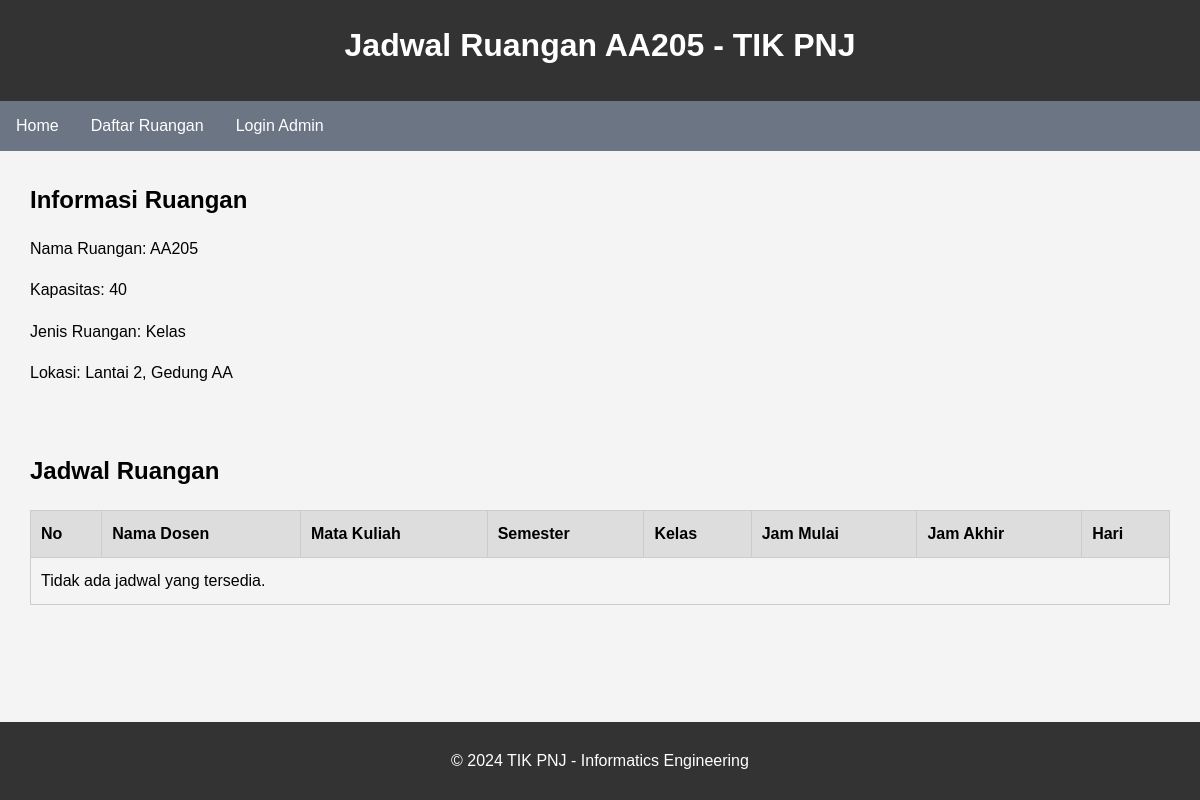
Before: /jadwal.php?ruangan=AA205 with the older database file.
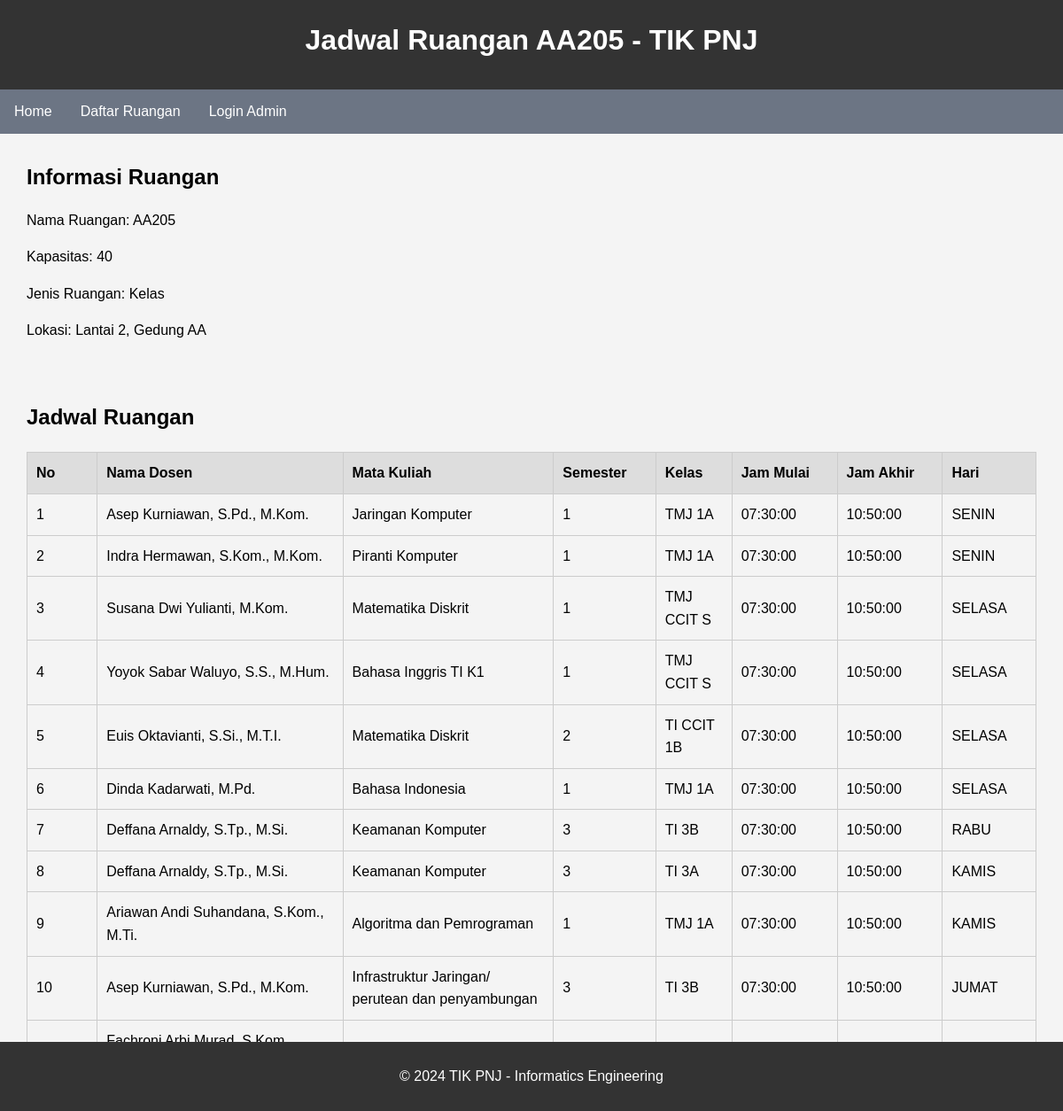
After: the same page with the newer database file.
### tables this page shows
CREATE TABLE `ruangan` (
  `ruangan_id` int(11) NOT NULL,
  `nama_ruangan` varchar(10) NOT NULL,
  `kapasitas` int(11) NOT NULL,
  `jenis_ruangan` varchar(50) DEFAULT NULL,
  `lokasi` varchar(100) DEFAULT NULL
);

CREATE TABLE `jadwal` (
  `jadwal_id` int(11) NOT NULL,
  `ruangan_id` int(11) DEFAULT NULL,
  `nama_dosen` varchar(100) DEFAULT NULL,
  `nama_mata_kuliah` varchar(100) DEFAULT NULL,
  `smt` varchar(10) DEFAULT NULL,
  `kelas` varchar(10) DEFAULT NULL,
  `jam_mulai` time DEFAULT NULL,
  `jam_akhir` time DEFAULT NULL,
  `hari` varchar(10) DEFAULT NULL
);

### jadwal.php (the view, shortened to what this page needs)
<?php
include 'connection.php';
$namaRuangan = isset($_GET['ruangan']) ? $_GET['ruangan'] : 'AA204';
$sqlRuangan = "SELECT * FROM ruangan WHERE nama_ruangan = '{$namaRuangan}'";
$resultRuangan = $conn->query($sqlRuangan);
$ruangan = ($resultRuangan && $resultRuangan->num_rows > 0) ? $resultRuangan->fetch_assoc() : null;
$sqlJadwal = "SELECT j.*, r.nama_ruangan FROM jadwal j JOIN ruangan r ON j.ruangan_id = r.ruangan_id WHERE r.nama_ruangan = '{$namaRuangan}' ORDER BY j.hari DESC, j.jam_mulai";
$resultJadwal = $conn->query($sqlJadwal);
?>
<!DOCTYPE html>
<html lang="id">
<head>
    <link rel="stylesheet" href="styles.css">
</head>
<body>
    <header>
        <h1>Jadwal Ruangan <?= htmlspecialchars($namaRuangan); ?> - TIK PNJ</h1>
    </header>
    <div class="nav-container">
        <ul class="nav-list">
            <li><a href="index.php">Home</a></li>
            <li><a href="daftar_ruangan.php">Daftar Ruangan</a></li>
            <?php if (isset($_SESSION['loggedin']) && $_SESSION['loggedin'] === true): ?>
                <li><a href="logout.php">Logout</a><li>
            <?php else: ?>
                <li><a href="login.php">Login Admin</a><li>
            <?php endif; ?>
        </ul>
    </div>
    <section>
        <?php if ($ruangan): ?>
            <h2>Informasi Ruangan</h2>
            <p>Nama Ruangan: <?= htmlspecialchars($ruangan['nama_ruangan']); ?></p>
            <p>Kapasitas: <?= htmlspecialchars($ruangan['kapasitas']); ?></p>
            <p>Jenis Ruangan: <?= htmlspecialchars($ruangan['jenis_ruangan']); ?></p>
            <p>Lokasi: <?= htmlspecialchars($ruangan['lokasi']); ?></p>
        <?php else: ?>
            <p>Informasi ruangan tidak tersedia.</p>
        <?php endif; ?>
    </section>
    <section>
        <h2>Jadwal Ruangan</h2>
        <table>
            <thead>
                <tr>
                    <th>No</th>
                    <th>Nama Dosen</th>
                    <th>Mata Kuliah</th>
                    <th>Semester</th>
                    <th>Kelas</th>
                    <th>Jam Mulai</th>
                    <th>Jam Akhir</th>
                    <th>Hari</th>
                </tr>
            </thead>
            <tbody>
                <?php
                if ($resultJadwal && $resultJadwal->num_rows > 0) {
                    $no = 1;
                    while ($row = $resultJadwal->fetch_assoc()) {
                        echo "<tr>
                                <td style='width: 5%;'>" . $no++ . "</td>
                                <td style='width: 17.5%;'>" . htmlspecialchars($row["nama_dosen"]) . "</td>
                                <td style='width: 15%;'>" . htmlspecialchars($row["nama_mata_kuliah"]) . "</td>
                                <td style='width: 5%;'>" . htmlspecialchars($row["smt"]) . "</td>
                                <td style='width: 5%;'>" . htmlspecialchars($row["kelas"]) . "</td>
                                <td style='width: 7.5%;'>" . htmlspecialchars($row["jam_mulai"]) . "</td>
                                <td style='width: 7.5%;'>" . htmlspecialchars($row["jam_akhir"]) . "</td>
                                <td style='width: 5%;'>" . htmlspecialchars($row["hari"]) . "</td>";
                        echo "</tr>";
                    }
                } else {
                    echo "<tr><td colspan='9'>Tidak ada jadwal yang tersedia.</td></tr>";
                }
                ?>
            </tbody>
        </table>
    </section>
    <footer>
        <p>&copy; <?= date("Y"); ?> TIK PNJ - Informatics Engineering</p>
    </footer>
</body>
</html>

### styles.css (style rules this page uses)
body { font-family: Arial, sans-serif; line-height: 1.6; margin: 0; padding: 0; background-color: #f4f4f4; }
header { background-color: #333; color: #ffffff; padding: 20px 0; text-align: center; }
h1, h2 { margin: 0 0 10px 0; }
section { padding: 20px; margin: 10px; }
table { width: 100%; margin-top: 20px; border-collapse: collapse; }
table, th, td { border: 1px solid #cccccc; }
th { background-color: #dddddd; text-align: left; padding: 10px; }
td { padding: 10px; text-align: left; }
footer { background-color: #333; color: #ffffff; text-align: center; padding: 10px 0; position: fixed; left: 0; bottom: 0; width: 100%; }

### jadwal.php (style rules this page uses)
.nav-container { width: 100%; min-height: 50px; display: flex; justify-content: space-between; align-items: center; color: #fff; z-index: 10; background-color: rgba(74, 85, 104, 0.8); }
.nav-list { list-style-type: none; padding: 0; margin: 0; display: flex; }
.nav-list li { padding-left: 1rem; padding-right: 1rem; }
.nav-list a { text-decoration: none; color: inherit; display: inline-block; }

Changed rows visible on the page:
added jadwal: nama_dosen "Asep Kurniawan, S.Pd., M.Kom.", nama_mata_kuliah "Jaringan Komputer", smt "1", kelas "TMJ 1A", jam_mulai "07:30:00", jam_akhir "10:50:00", hari "SENIN"
added jadwal: nama_dosen "Indra Hermawan, S.Kom., M.Kom.", nama_mata_kuliah "Piranti Komputer", smt "1", kelas "TMJ 1A", jam_mulai "07:30:00", jam_akhir "10:50:00", hari "SENIN"
added jadwal: nama_dosen "Susana Dwi Yulianti, M.Kom.", nama_mata_kuliah "Matematika Diskrit", smt "1", kelas "TMJ CCIT S", jam_mulai "07:30:00", jam_akhir "10:50:00", hari "SELASA"
added jadwal: nama_dosen "Yoyok Sabar Waluyo, S.S., M.Hum.", nama_mata_kuliah "Bahasa Inggris TI K1", smt "1", kelas "TMJ CCIT S", jam_mulai "07:30:00", jam_akhir "10:50:00", hari "SELASA"
added jadwal: nama_dosen "Euis Oktavianti, S.Si., M.T.I.", nama_mata_kuliah "Matematika Diskrit", smt "2", kelas "TI CCIT 1B", jam_mulai "07:30:00", jam_akhir "10:50:00", hari "SELASA"
added jadwal: nama_dosen "Dinda Kadarwati, M.Pd.", nama_mata_kuliah "Bahasa Indonesia", smt "1", kelas "TMJ 1A", jam_mulai "07:30:00", jam_akhir "10:50:00", hari "SELASA"
added jadwal: nama_dosen "Deffana Arnaldy, S.Tp., M.Si.", nama_mata_kuliah "Keamanan Komputer", smt "3", kelas "TI 3B", jam_mulai "07:30:00", jam_akhir "10:50:00", hari "RABU"
added jadwal: nama_dosen "Deffana Arnaldy, S.Tp., M.Si.", nama_mata_kuliah "Keamanan Komputer", smt "3", kelas "TI 3A", jam_mulai "07:30:00", jam_akhir "10:50:00", hari "KAMIS"
added jadwal: nama_dosen "Ariawan Andi Suhandana, S.Kom., M.Ti.", nama_mata_kuliah "Algoritma dan Pemrograman", smt "1", kelas "TMJ 1A", jam_mulai "07:30:00", jam_akhir "10:50:00", hari "KAMIS"
added jadwal: nama_dosen "Asep Kurniawan, S.Pd., M.Kom.", nama_mata_kuliah "Infrastruktur Jaringan/ perutean dan penyambungan", smt "3", kelas "TI 3B", jam_mulai "07:30:00", jam_akhir "10:50:00", hari "JUMAT"
added jadwal: nama_dosen "Fachroni Arbi Murad, S.Kom.,…"
Other visible differences:
text no longer shown: "Tidak ada jadwal yang tersedia."
